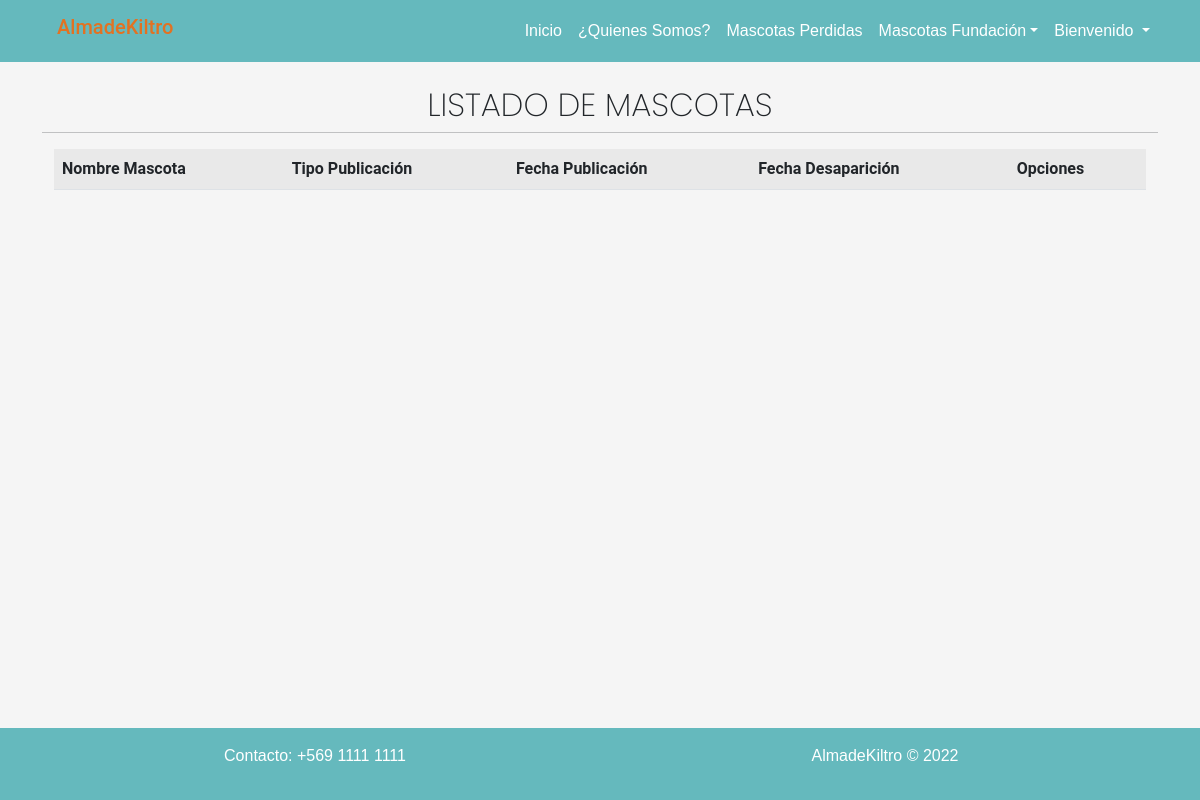
/listar_mascota_desaparecida/ (signed in), run on an earlier commit of the app's database.
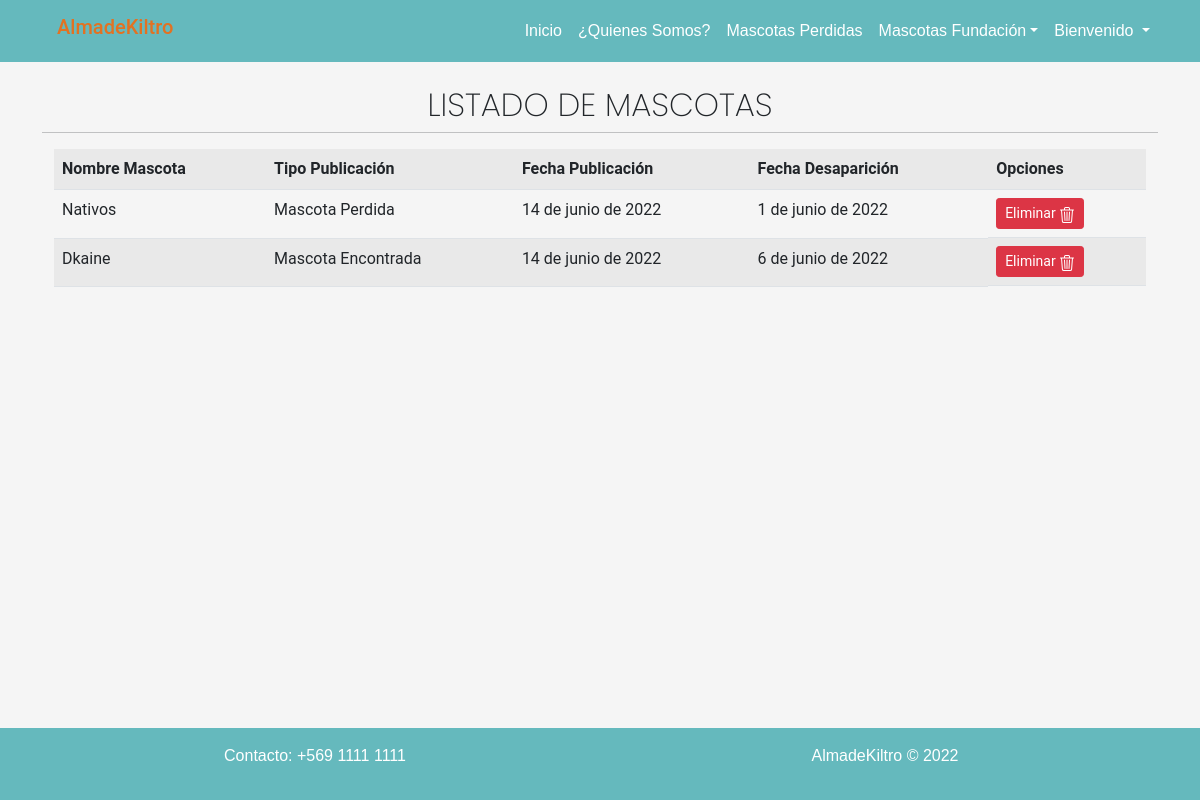
And on a later commit of the database.
### app/models.py (models this page shows, shortened)
class MascotaDesaparecida(models.Model):
    nombre_desaparecida = models.CharField(max_length=250)
    imagen = models.ImageField(upload_to="mascotas_desaparecidas", null = True)
    fecha_desaparecida = models.DateField()
    fecha_publicacion = models.DateField(auto_now=True)
    region = models.CharField(max_length=250)
    comuna = models.CharField(max_length=250)
    lugar = models.CharField(max_length=250)
    numero_contacto = models.IntegerField(blank=True, null=True)
    descripcion = models.TextField()
    tipo_publicacion = models.CharField(max_length=50,choices=opciones_publicacion)

### app/views.py (the view)
# urls.py: path('listar_mascota_desaparecida/', listar_mascotas_desaparecidas, name="listar_mascotas_desaparecidas"),
def listar_mascotas_desaparecidas(request):
    mascotas = MascotaDesaparecida.objects.all()
    data = {
        'mascotas': mascotas
    }
    return render(request, 'app/mascotas_desaparecidas/listar.html', data)

### app/templates/app/mascotas_desaparecidas/listar.html (shortened to what this page needs)
{% extends 'app/base.html' %}
{% load static %}
{% block contenido %}
<div class="container">
    <div class="row">
        <h2 class="text-center tituloListar">LISTADO DE MASCOTAS</h2>
        <hr>
    </div>
    <div class="table-responsive">
        <table class="table table-striped table-hover ">
            <tr>
                <th>Nombre Mascota</th>
                <th>Tipo Publicación</th>
                <th>Fecha Publicación</th>
                <th>Fecha Desaparición</th>
                <th>Opciones</th>
            </tr>
            {% for m in mascotas %}
            <tr>
                <td>{{ m.nombre_desaparecida | title }}</td>
                <td>{{ m.tipo_publicacion }}</td>
                <td>{{ m.fecha_publicacion }}</td>
                <td>{{ m.fecha_desaparecida }}</td>
                <td class="d-flex">
                    <a href="#" onclick="eliminarMascota({{ m.id }})" class="btn btn-danger btn-sm">Eliminar
                    </a>
                </td>
            </tr>
            {% endfor %}
        </table>
    </div>
</div>
{% endblock %}

What changed in the data, as far as the page shows it:
added MascotaDesaparecida: nombre_desaparecida "Nativos", tipo_publicacion "Mascota Perdida", fecha_publicacion "14 de junio de 2022", fecha_desaparecida "1 de junio de 2022"
added MascotaDesaparecida: nombre_desaparecida "Dkaine", tipo_publicacion "Mascota Encontrada", fecha_publicacion "14 de junio de 2022", fecha_desaparecida "6 de junio de 2022"
